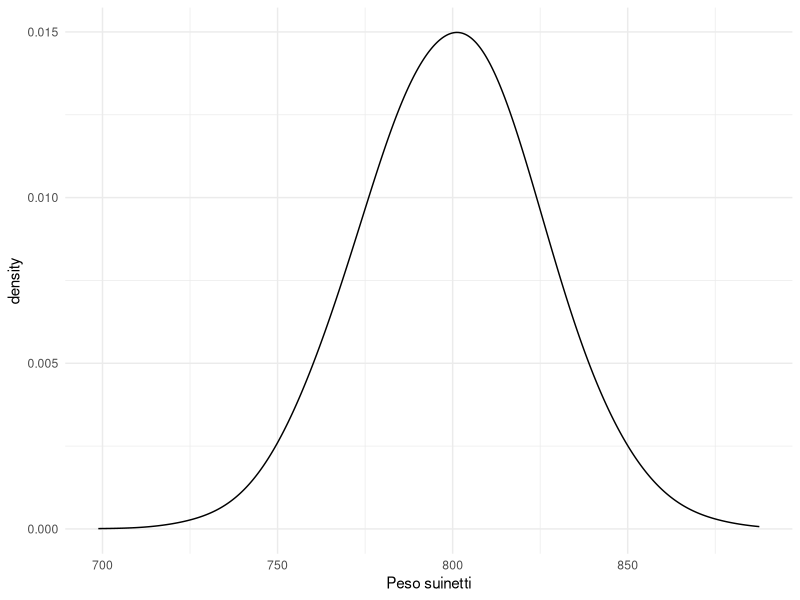
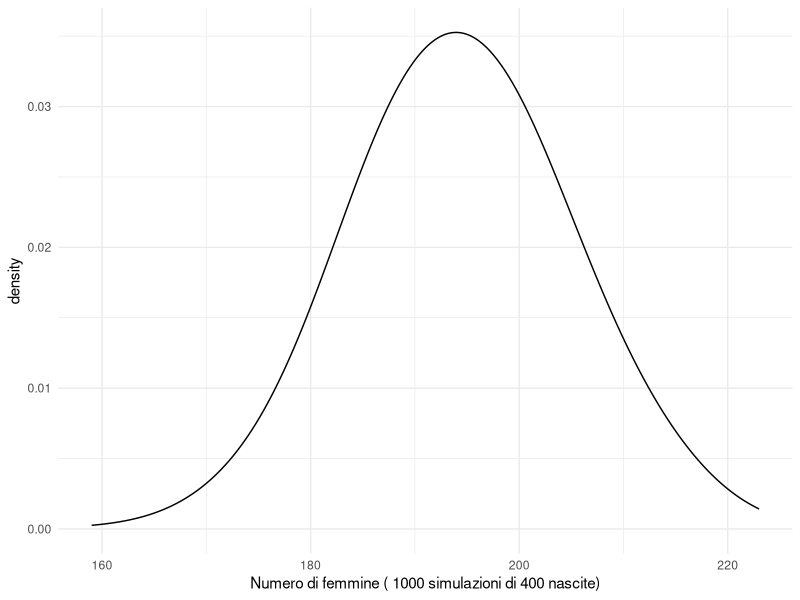

Generate these figures, in order, with R:
## ---- chunk 1
library(tidyverse)
library(knitr)
library(kableExtra)
## ---- chunk 2
 dat<-tibble(y = c(rnorm(1e4, 800, 25)))
    dat %>% 
      ggplot(aes(x=y)) + geom_density(alpha=.08, adjust=2.5)+
      theme_minimal()+ labs(x = "Peso suinetti")
## ---- chunk 3
set.seed(1966)
suinetti <- rnorm(100, mean = 800, sd = 25)
suinetti
## ---- chunk 4
suinetti %>% as_tibble() %>% 
  summarise(media = mean(value), 
            sd = sd(value)) %>% 
  kbl() %>% 
  kable_styling()
## ---- chunk 5
nfemm <- rbinom(1, 400, 0.488)
print(nfemm)
## ---- chunk 6
nfemm <- rbinom(1000, 400, 0.488)
print(nfemm)
## ---- chunk 7
nfemm %>% as_tibble() %>% 
 ggplot(aes( x=value)) + geom_density(alpha=.08, adjust=2.5)+  
      theme_minimal()+ labs(x = "Numero di femmine ( 1000 simulazioni di 400 nascite)")
